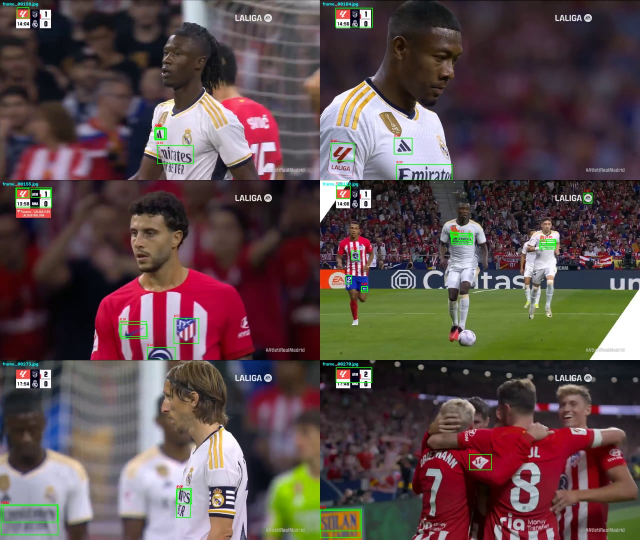
#> input picture groundingdino/data_collection/bakeoff_artifacts/match_frames_montage_25ep.jpg, 1280 x 1080 px (shown at 1/2 size)
$ python -i synthesize_jersey_logos.py   (imports and definitions only)
#> lines starting #> are read from the running program, lines starting #| are printed output that depends on the picture
### groundingdino/data_collection/paths.py
"""Shared roots for bake-off scripts.

Prefer the workspace local-data tree (weights + framed videos already live there).
Fall back to this package directory if local-data is missing.
"""

from __future__ import annotations

from pathlib import Path

_PACKAGE_DIR = Path(__file__).resolve().parent


def _find_local_data_collection() -> Path | None:
    """Walk up from this file looking for local-data/groundingdino/data_collection."""
    for parent in [_PACKAGE_DIR, *_PACKAGE_DIR.parents]:
        candidate = parent / "local-data" / "groundingdino" / "data_collection"
        if candidate.is_dir():
            return candidate
        # Also handle workspace root one level above the git repo (csc490/csc490-group2/...)
        sibling = parent.parent / "local-data" / "groundingdino" / "data_collection"
        if sibling.is_dir():
            return sibling
    return None


_LOCAL_DC = _find_local_data_collection()
DATA_COLLECTION_ROOT = _LOCAL_DC if _LOCAL_DC is not None else _PACKAGE_DIR

DATA_DIR = DATA_COLLECTION_ROOT / "data"
INPUT_DIR = DATA_DIR / "input"
OUTPUT_DIR = DATA_DIR / "output"
WEIGHTS_DIR = DATA_COLLECTION_ROOT / "weights"

FRAMED_VIDEOS_DIR = INPUT_DIR / "framed_videos"
RAW_VIDEOS_DIR = INPUT_DIR / "raw_videos"
LOGOS_INPUT_DIR = INPUT_DIR / "logos"

COMPARISON_DIR = OUTPUT_DIR / "comparison"
DINO_COMPARISON_DIR = COMPARISON_DIR / "groundingdino"
YOLO_COMPARISON_DIR = COMPARISON_DIR / "yolo"

YOLO_WEIGHTS_DIR = WEIGHTS_DIR / "yolo"
YOLO_DATA_DIR = DATA_DIR / "yolo_train"
MERGED_LOGO_DIR = YOLO_DATA_DIR / "merged_logo_detector"
YOLO_RUNS_DIR = YOLO_DATA_DIR / "runs"

PLAYER_WEIGHTS = YOLO_WEIGHTS_DIR / "player_detector" / "best.pt"
LOGO_WEIGHTS = YOLO_WEIGHTS_DIR / "logo_detector" / "best.pt"

DINO_WEIGHTS_LOW = WEIGHTS_DIR / "groundingdino_swint_ogc.pth"
DINO_WEIGHTS_HIGH = WEIGHTS_DIR / "groundingdino_swinb_cogcoor.pth"

IMAGE_EXTS = {".jpg", ".jpeg", ".png", ".bmp", ".webp"}


# [35 lines left out: functions resolve_frames_dir, list_images, comparison_output_dirs, not called in this run]

### groundingdino/data_collection/yolo/synthesize_jersey_logos.py
"""Paste brand logo assets onto soccer player boxes (from Untitled10_v3).

Builds a class-agnostic YOLO dataset (class 0 = logo) for jersey-domain
augmentation, e.g. Riyadh Air + Hyundai on player torsos.

Example
-------
python synthesize_jersey_logos.py \\
  --logos-root ../../../../local-data/.../data/input/brand_assets \\
  --player-root ../../../../local-data/.../data/yolo_train/roboflow/player_soccer \\
  --out ../../../../local-data/.../data/yolo_train/jersey_synth_riyadh_hyundai \\
  --n-samples 2000 --val-ratio 0.15
"""

from __future__ import annotations

import argparse
import json
import random
import shutil
from pathlib import Path

import cv2
import numpy as np
import yaml
from PIL import Image

from config import BRAND_ASSETS_DIR, IMAGE_EXTS, JERSEY_SYNTH_DIR, YOLO_DATA_DIR

# Player soccer-iqjx5: 0 Arbitre, 1 Ballon, 2 Gardien, 3 Joueur
DEFAULT_PLAYER_CLASSES = {2, 3}


def ensure_dir(path: Path) -> Path:
    path.mkdir(parents=True, exist_ok=True)
    return path


# [46 lines left out: functions iter_images, collect_logo_files, read_player_boxes_xyxy, not called in this run]


def load_logo_rgba(path: Path, max_side: int = 200):
    """RGB float32 + alpha/mask in 0..1 (v3 logic)."""
#> called with max_side = 200
    try:
        im = Image.open(path).convert("RGBA")
    except Exception:
        return None
    a = np.array(im)
    rgb = a[..., :3].astype(np.float32)
    alpha = a[..., 3].astype(np.float32) / 255.0
#> alpha: shape (1080, 1280) float32; every value is 1
    if float(alpha.min()) > 0.98:
        whiteness = rgb.min(axis=2)
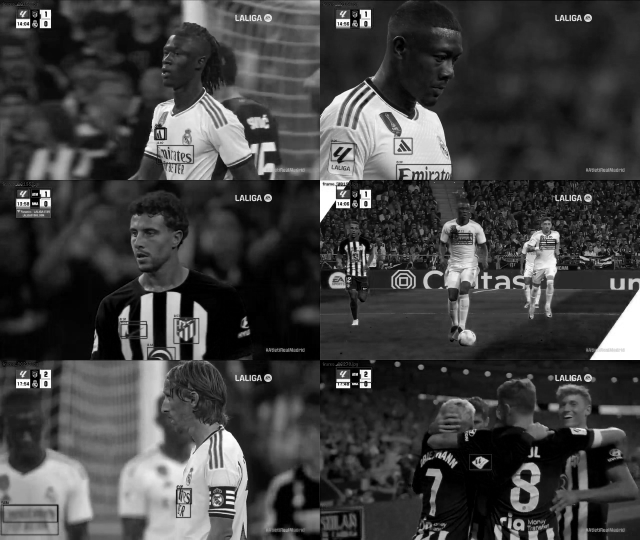
#> whiteness: shape (1080, 1280) float32 (shown at 1/2 size); min 0, max 255, mean 64.9
        mask = np.clip((250.0 - whiteness) / 250.0, 0.0, 1.0)
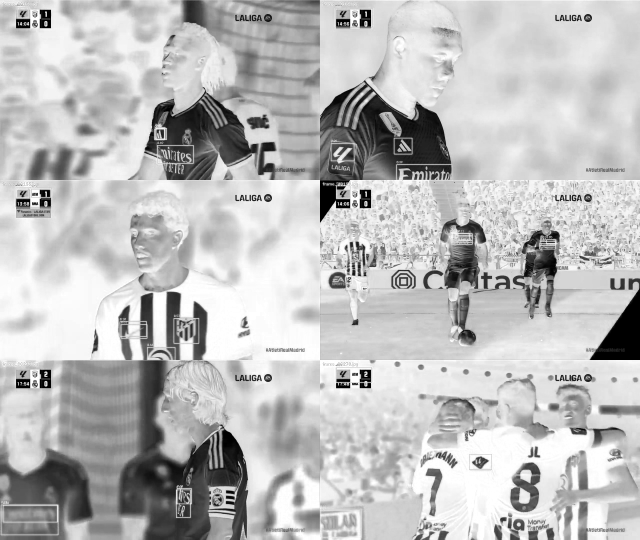
#> mask: shape (1080, 1280) float32 (shown at 1/2 size); min 0, max 1, mean 0.74
        if mask.mean() < 0.02:
            mask = np.ones_like(mask)
    else:
        mask = alpha
    mask = cv2.GaussianBlur(mask.astype(np.float32), (3, 3), 0)
    h, w = mask.shape[:2]
#> h = 1080; w = 1280
    s = max_side / float(max(h, w))
#> s = 0.156
    if s < 1.0:
        nw, nh = max(1, int(w * s)), max(1, int(h * s))
#> nw = 200; nh = 168
        rgb = cv2.resize(rgb, (nw, nh), interpolation=cv2.INTER_AREA)
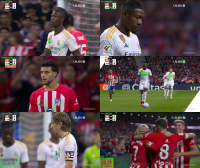
#> rgb: shape (168, 200, 3) float32; mean R, G, B 93, 75, 75.2; drawn with min black and max white
        mask = cv2.resize(mask, (nw, nh), interpolation=cv2.INTER_AREA)
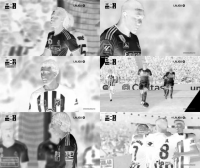
#> mask: shape (168, 200) float32; min 0, max 1, mean 0.74
    return rgb, mask


# [244 lines left out: functions paste_logo, synthesize, main, not called in this run]


# [2 lines not run here, left out]

>>> result = load_logo_rgba('../bakeoff_artifacts/match_frames_montage_25ep.jpg')
